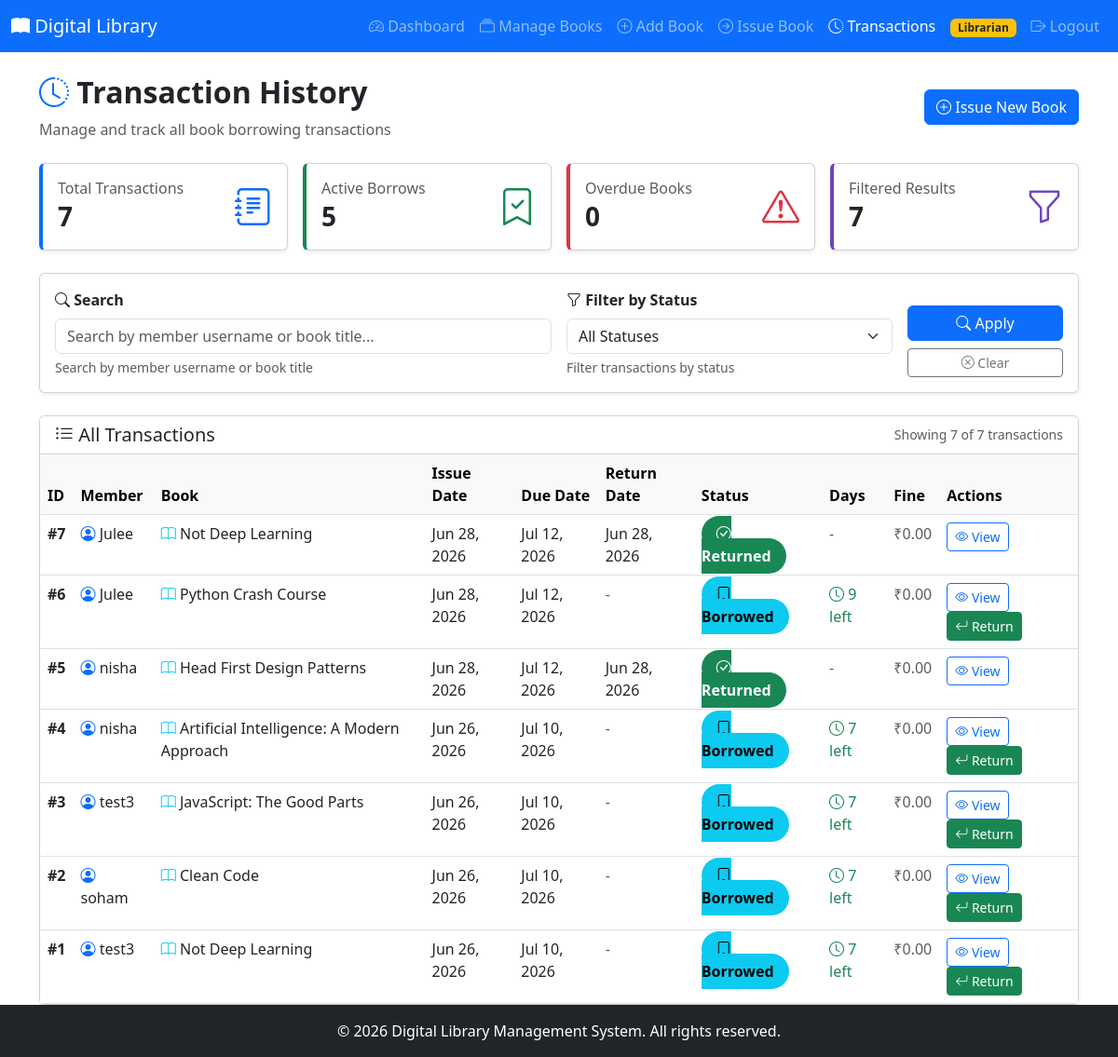
The app's page /transactions/ (signed in), older data.
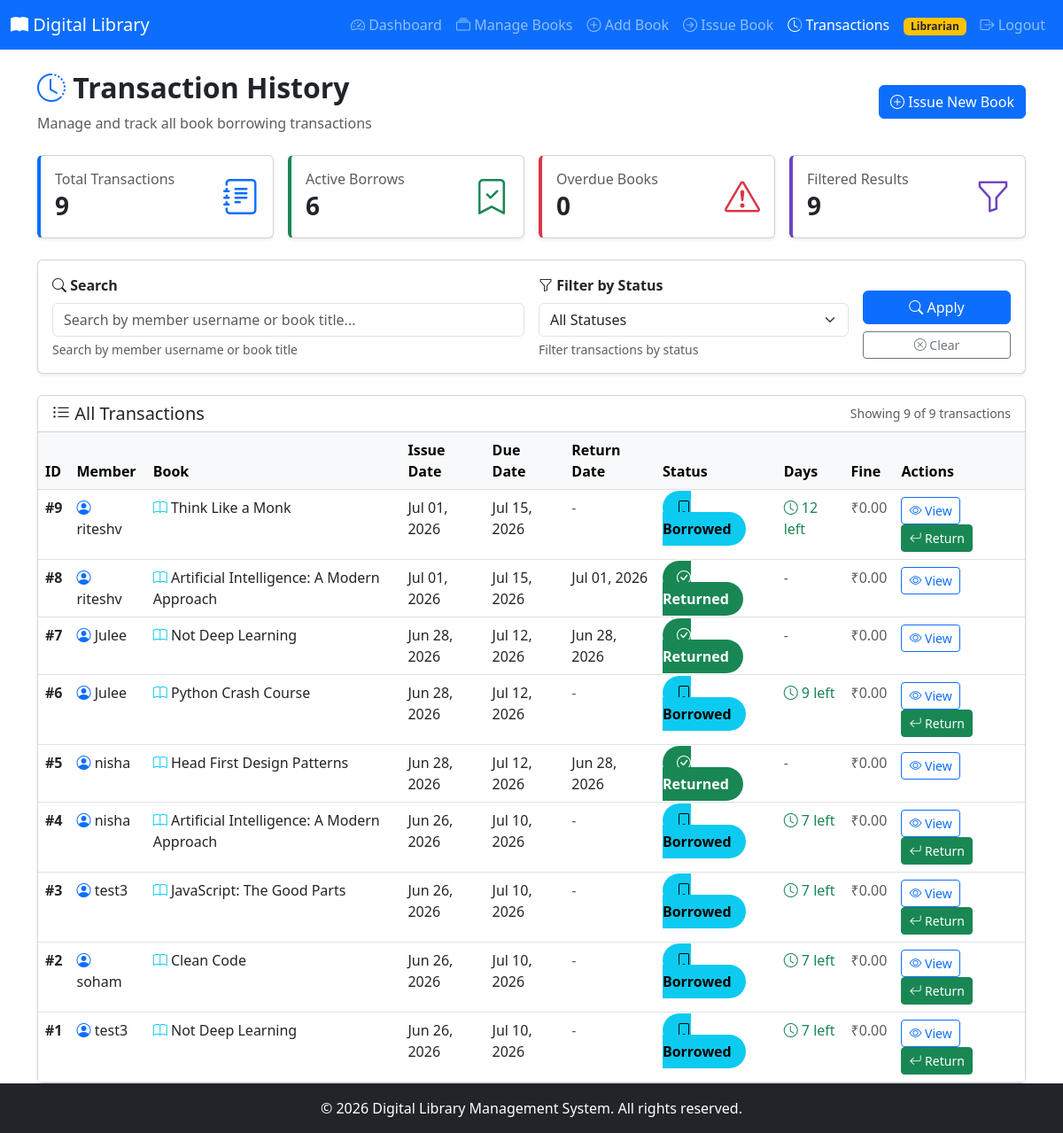
The same page, newer data.
### transactions/models.py (models this page shows, shortened)
class BorrowTransaction(models.Model):
    STATUS_CHOICES = [
        ('Borrowed', 'Borrowed'),
        ('Returned', 'Returned'),
        ('Overdue', 'Overdue'),
    ]
    FINE_RATE_PER_DAY = 10  # ₹10 per day
    member = models.ForeignKey(
        User,
        on_delete=models.CASCADE,
        related_name='borrow_transactions',
        help_text="Member who borrowed the book"
    )
    book = models.ForeignKey(
        Book,
        on_delete=models.CASCADE,
        related_name='borrow_transactions',
        help_text="Book that was borrowed"
    )
    issue_date = models.DateTimeField(
        auto_now_add=True,
        help_text="Date and time when the book was issued"
    )
    due_date = models.DateTimeField(
        help_text="Date and time when the book should be returned"
    )
    return_date = models.DateTimeField(
        null=True,
        blank=True,
        help_text="Date and time when the book was actually returned"
    )
    status = models.CharField(
        max_length=20,
        choices=STATUS_CHOICES,
        default='Borrowed',
        help_text="Current status of the transaction"
    )
    fine_amount = models.DecimalField(
        max_digits=10,
        decimal_places=2,
        default=0.00,
        help_text="Fine amount in rupees for late return"
    )
    class Meta:
        ordering = ['-issue_date']
        verbose_name = 'Borrow Transaction'
        verbose_name_plural = 'Borrow Transactions'
    def is_overdue(self):
        if self.status == 'Returned':
            return False
        return timezone.now() > self.due_date
    is_overdue.boolean = True
    is_overdue.short_description = 'Overdue'
    def days_until_due(self):
        if self.status == 'Returned':
            return 0
        delta = self.due_date - timezone.now()
        return delta.days

### books/models.py (models this page shows, shortened)
class Book(models.Model):
    title = models.CharField(
        max_length=200,
        help_text="Enter the book title"
    )
    author = models.CharField(
        max_length=100,
        help_text="Enter the author name"
    )
    isbn = models.CharField(
        max_length=13,
        unique=True,
        help_text="13 Character ISBN number"
    )
    category = models.ForeignKey(
        Category,
        on_delete=models.PROTECT,
        related_name='books',
        help_text="Select the book category"
    )
    description = models.TextField(
        help_text="Enter a brief description of the book",
        blank=True
    )
    quantity = models.PositiveIntegerField(
        default=1,
        help_text="Total number of copies in the library"
    )
    available_quantity = models.PositiveIntegerField(
        default=1,
        help_text="Number of copies currently available for borrowing"
    )
    created_at = models.DateTimeField(
        auto_now_add=True,
        help_text="Date and time when the book was added to the system"
    )
    class Meta:
        ordering = ['-created_at']
        verbose_name = 'Book'
        verbose_name_plural = 'Books'
    def is_available(self):
        """
        Check if the book is available for borrowing.
        """
        return self.available_quantity > 0
    is_available.boolean = True
    is_available.short_description = 'Available'

### transactions/views.py (the view)
# urls.py: path('', views.transaction_list, name='transaction_list'),
@librarian_required
def transaction_list(request):
    search_query = request.GET.get('q', '').strip()
    status_filter = request.GET.get('status', 'All').strip()
    transactions = BorrowTransaction.objects.select_related(
        'member', 'member__profile', 'book'
    ).all()
    for trans in transactions:
        if trans.status == 'Borrowed' and trans.is_overdue():
            trans.status = 'Overdue'
            trans.save()
    if search_query:
        from django.db.models import Q
        transactions = transactions.filter(
            Q(member__username__icontains=search_query) |
            Q(book__title__icontains=search_query)
        )
    if status_filter and status_filter != 'All':
        transactions = transactions.filter(status=status_filter)
    all_transactions = BorrowTransaction.objects.all()
    context = {
        'transactions': transactions,
        'total_transactions': all_transactions.count(),
        'active_borrows': all_transactions.filter(status='Borrowed').count(),
        'overdue_count': all_transactions.filter(status='Overdue').count(),
        'filtered_count': transactions.count(),
        'search_query': search_query,
        'status_filter': status_filter,
        'page_title': 'Transaction History'
    }
    return render(request, 'transactions/transaction_list.html', context)

### accounts/models.py (called while the page is built)
    def is_librarian(self):
        return self.role == 'Librarian'

### transactions/templates/transactions/transaction_list.html (shortened to what the changed rows need)
{% load static %}
<!DOCTYPE html>
<html lang="en">
<head>
    <link href="https://cdn.jsdelivr.net/npm/bootstrap@5.3.0/dist/css/bootstrap.min.css" rel="stylesheet">
    <link rel="stylesheet" href="https://cdn.jsdelivr.net/npm/bootstrap-icons@1.10.0/font/bootstrap-icons.css">
</head>
<body>
    <div class="container mt-4 main-content">
        <div class="d-flex justify-content-between align-items-center mb-4">
            <div>
                <h2 class="fw-bold">
                    <i class="bi bi-clock-history text-primary"></i> Transaction History
                </h2>
            </div>
        </div>
        <div class="row g-3 mb-4">
            <div class="col-md-3">
                <div class="card stat-card blue shadow-sm">
                    <div class="card-body">
                        <div class="d-flex justify-content-between align-items-center">
                            <div>
                                <h6 class="text-muted mb-1">Total Transactions</h6>
                                <h3 class="mb-0 fw-bold">{{ total_transactions }}</h3>
                            </div>
                        </div>
                    </div>
                </div>
            </div>
            <div class="col-md-3">
                <div class="card stat-card green shadow-sm">
                    <div class="card-body">
                        <div class="d-flex justify-content-between align-items-center">
                            <div>
                                <h6 class="text-muted mb-1">Active Borrows</h6>
                                <h3 class="mb-0 fw-bold">{{ active_borrows }}</h3>
                            </div>
                        </div>
                    </div>
                </div>
            </div>
            <div class="col-md-3">
                <div class="card stat-card shadow-sm" style="border-left-color: #6f42c1;">
                    <div class="card-body">
                        <div class="d-flex justify-content-between align-items-center">
                            <div>
                                <h6 class="text-muted mb-1">Filtered Results</h6>
                                <h3 class="mb-0 fw-bold">{{ filtered_count }}</h3>
                            </div>
                        </div>
                    </div>
                </div>
            </div>
        </div>
        <div class="card shadow-sm">
            <div class="card-header bg-white">
                <div class="d-flex justify-content-between align-items-center">
                    <h5 class="mb-0">
                        <i class="bi bi-list-ul"></i> All Transactions
                    </h5>
                    {% if transactions %}
                        <span class="text-muted small">
                            Showing {{ filtered_count }} of {{ total_transactions }} transaction{{ total_transactions|pluralize }}
                        </span>
                    {% endif %}
                </div>
            </div>
            <div class="card-body p-0">
                {% if transactions %}
                    <div class="table-responsive">
                        <table class="table table-hover mb-0">
                            <thead class="table-light">
                                <tr>
                                    <th>ID</th>
                                    <th>Member</th>
                                    <th>Book</th>
                                    <th>Issue Date</th>
                                    <th>Due Date</th>
                                    <th>Return Date</th>
                                    <th>Status</th>
                                    <th>Days</th>
                                    <th>Fine</th>
                                    <th>Actions</th>
                                </tr>
                            </thead>
                            <tbody>
                                {% for transaction in transactions %}
                                    <tr style="cursor: pointer;" onclick="window.location='{% url 'transactions:transaction_detail' transaction.pk %}';">
                                        <td class="fw-bold">#{{ transaction.id }}</td>
                                        <td>
                                            <i class="bi bi-person-circle text-primary"></i>
                                            {{ transaction.member.username }}
                                        </td>
                                        <td>
                                            <i class="bi bi-book text-info"></i>
                                            {{ transaction.book.title }}
                                        </td>
                                        <td>{{ transaction.issue_date|date:"M d, Y" }}</td>
                                        <td>{{ transaction.due_date|date:"M d, Y" }}</td>
                                        <td>
                                            {% if transaction.return_date %}
                                                {{ transaction.return_date|date:"M d, Y" }}
                                            {% else %}
                                                <span class="text-muted">-</span>
                                            {% endif %}
                                        </td>
                                        <td>
                                            {% if transaction.status == 'Borrowed' %}
                                                <span class="status-badge status-borrowed">
                                                    <i class="bi bi-bookmark"></i> Borrowed
                                                </span>
                                            {% elif transaction.status == 'Returned' %}
                                                <span class="status-badge status-returned">
                                                    <i class="bi bi-check-circle"></i> Returned
                                                </span>
                                            {% elif transaction.status == 'Overdue' %}
                                                <span class="status-badge status-overdue">
                                                    <i class="bi bi-exclamation-triangle"></i> Overdue
                                                </span>
                                            {% endif %}
                                        </td>
                                        <td>
                                            {% if transaction.status == 'Returned' %}
                                                <span class="text-muted">-</span>
                                            {% elif transaction.status == 'Overdue' %}
                                                <span class="text-danger fw-bold">
                                                    <i class="bi bi-arrow-up-circle"></i> {{ transaction.days_overdue }} overdue
                                                </span>
                                            {% else %}
                                                {% if transaction.days_until_due > 0 %}
                                                    <span class="text-success">
                                                        <i class="bi bi-clock"></i> {{ transaction.days_until_due }} left
                                                    </span>
                                                {% else %}
                                                    <span class="text-warning">
                                                        <i class="bi bi-exclamation-circle"></i> Due today
                                                    </span>
                                                {% endif %}
                                            {% endif %}
                                        </td>
                                        <td>
                                            {% if transaction.fine_amount > 0 %}
                                                <span class="badge bg-danger" style="font-size: 0.9rem;">
                                                    ₹{{ transaction.fine_amount }}
                                                </span>
                                            {% else %}
                                                <span class="text-muted">₹0.00</span>
                                            {% endif %}
                                        </td>
                                        <td onclick="event.stopPropagation();">
                                            <a href="{% url 'transactions:transaction_detail' transaction.pk %}" class="btn btn-sm btn-outline-primary me-1">
                                                <i class="bi bi-eye"></i> View
                                            </a>
                                            {% if transaction.status == 'Borrowed' or transaction.status == 'Overdue' %}
                                                <a href="{% url 'transactions:return_book' transaction.pk %}" class="btn btn-sm btn-success">
                                                    <i class="bi bi-arrow-return-left"></i> Return
                                                </a>
                                            {% endif %}
                                        </td>
                                    </tr>
                                {% endfor %}
                            </tbody>
                        </table>
                    </div>
                {% endif %}
            </div>
        </div>
    </div>
</body>
</html>

Row changes from the older to the newer data that the page shows:
added BorrowTransaction: shows "Borrowed", fine_amount "₹0.00", shows "Return"
added BorrowTransaction: status "Returned" (drawn), fine_amount "₹0.00"
Text that changed along with them:
{{ total_transactions }}: "7" → "9"
{{ active_borrows }}: "5" → "6"
{{ filtered_count }}: "7" → "9"
